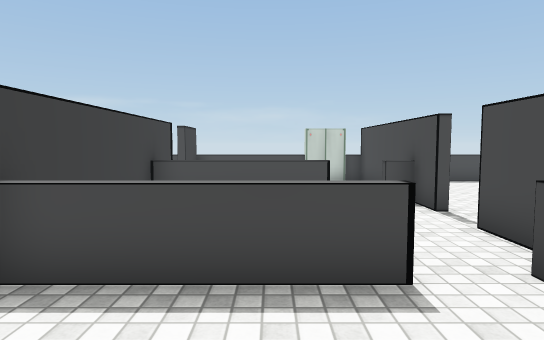
view 1 (above)

17 first-person views from a walk through a 3-D level made in the Unity game engine. The camera is 1.4 m above the floor, tilts 4° down and sees 75° across. The floor is counted in squares, 1.03 m on a side. Each view is taken from the middle of a square. On the plan, view 1 faces up. The plan holds only what a view shows up to about 15 squares ahead; the rest is blank. The place goes on beyond the plan. The player character is not drawn. Door leaves are left out, so doorways stand open. Some surface patterns are stand-ins.

view 2
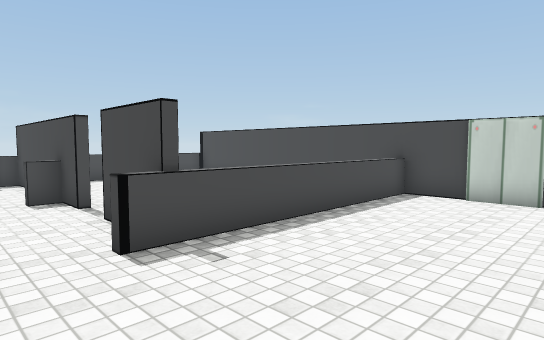

view 3
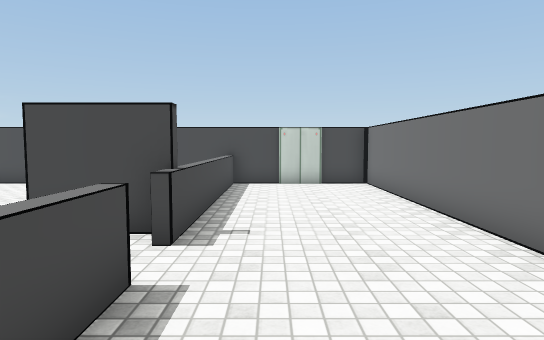

view 4
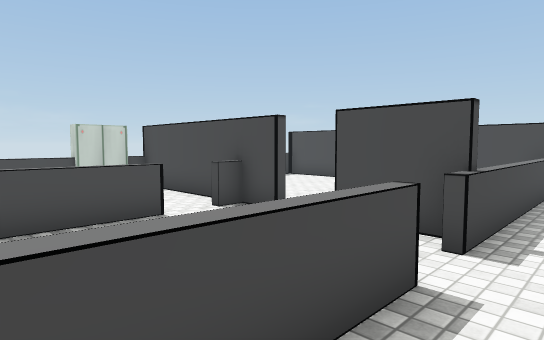

view 5
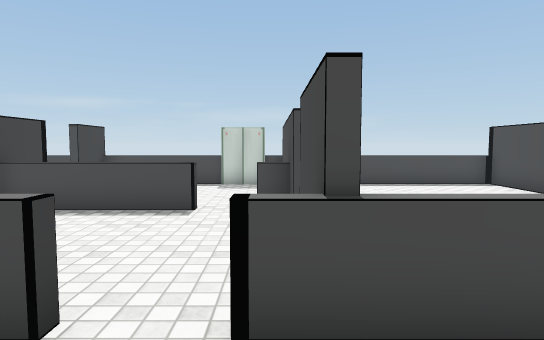

view 6
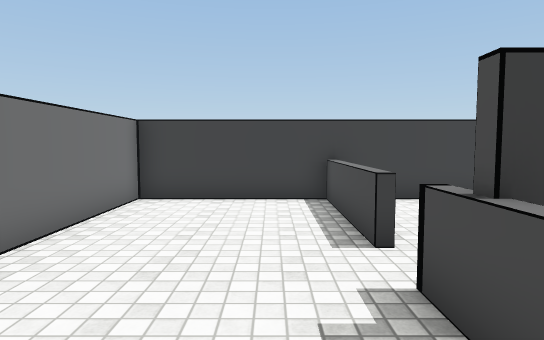

view 7
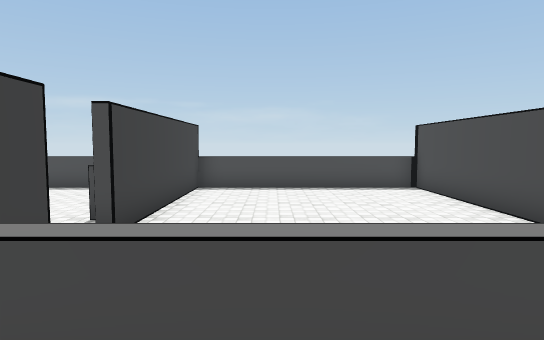

view 8
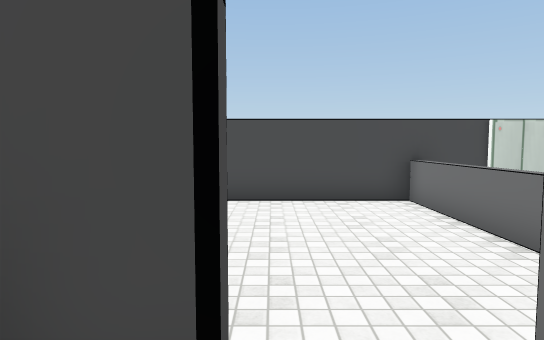

view 9
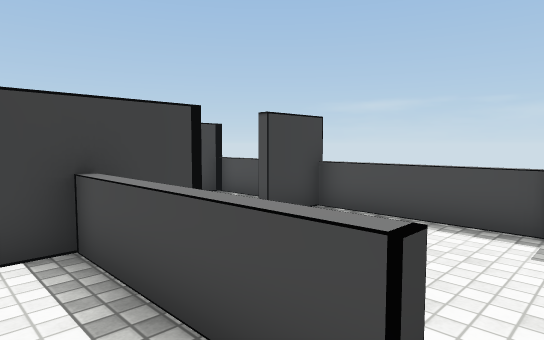

view 10
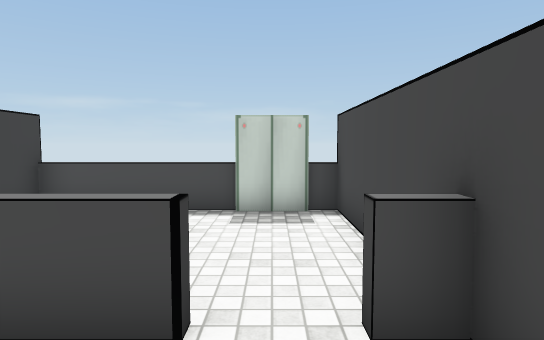

view 11
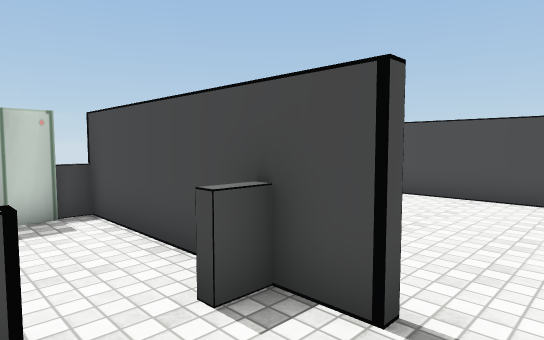

view 12
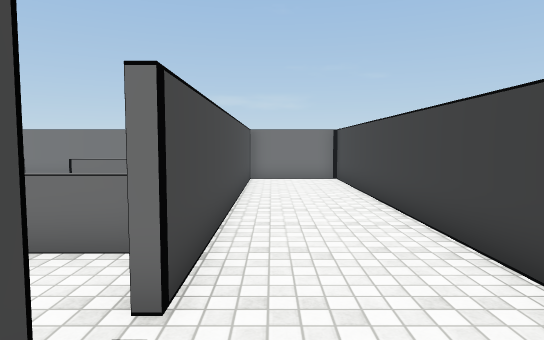

view 13
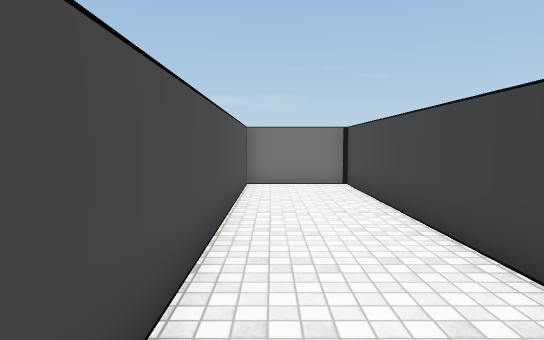

view 14
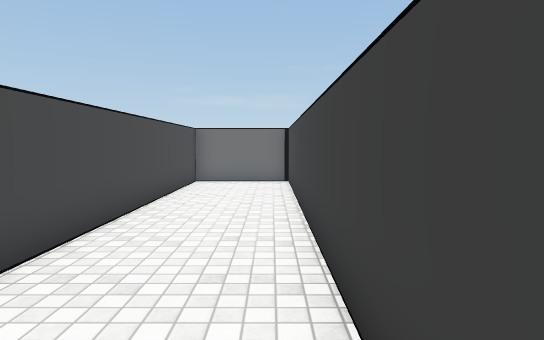

view 15
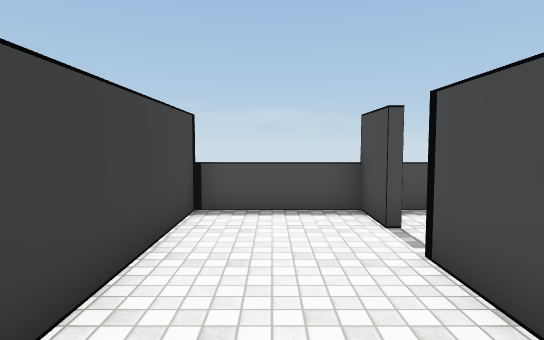

view 16
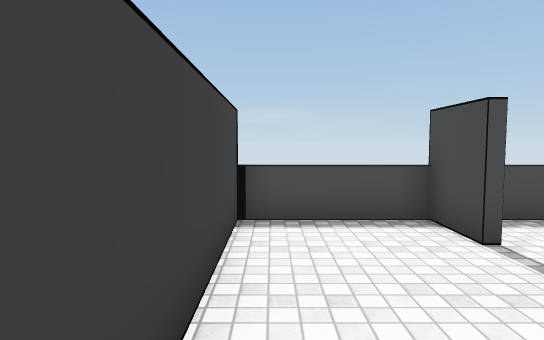

view 17
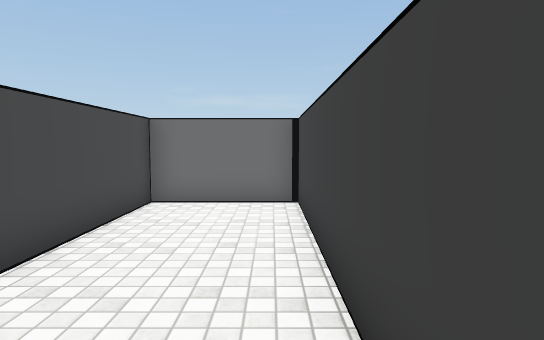

### Floor plan
Ten units are one square. View 1 is at (0, 0); x grows to the right and y downward. Boxes are objects, and circles mark ways between rooms. Rooms are numbered by the first view taken in them; rooms with no view inside come last. Other rooms are left out.
<svg viewBox="-71 -139 184 158">
<path fill="none" stroke="#000" d="M-29 -30 -29 14 106 14 106 -35M108 -34 28 -34M14 -34 -29 -34M34 -34 34 -58M-29 -79 -29 -30M-2 -36 14 -36 14 -34M15 -84 -29 -84M-31 -118 -31 -134M-66 -134 -66 14 -31 14 -31 -101M-59 -134 -66 -134M-31 -134 -41 -134M36 -58 36 -35M36 -134 36 -71M106 -35 106 -134M64 -36 106 -36M106 -134 36 -134"/>
<circle cx="20" cy="-35" r="3" fill="#2a7"/>
<circle cx="35" cy="-65" r="3" fill="#2a7"/>
<text x="40" y="-10">1</text>
<text x="0" y="-50">2</text>
<text x="-50" y="-70">3</text>
<text x="70" y="-90">4</text>
</svg>
Room 1 opens to room 2. Room 2 opens to room 4.

Where each view was taken, in squares from view 1:
view 1: 0 up, 0 right, facing up
view 2: 1 down, 1 right, facing up-right
view 3: 2 up, 2 left, facing right
view 4: 2 up, 2 left, facing up-right
view 5: 1 up, 3 right, facing up
view 6: 2 up, 6 right, facing left
view 7: 2 up, 6 right, facing up
view 8: 7 up, 2 right, facing right
view 9: 7 up, 2 right, facing up-left
view 10: 6 up, 2 right, facing up
view 11: 6 up, 1 right, facing up-right
view 12: 13 up, 4 left, facing down
view 13: 11 up, 4 left, facing down
view 14: 12 up, 6 left, facing down
view 15: 6 up, 5 left, facing up
view 16: 7 up, 6 left, facing up
view 17: 7 up, 6 left, facing down
